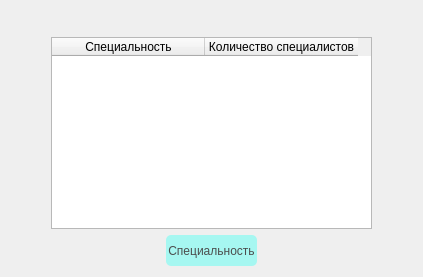
                     <widget class="QWidget" name="page_7">
                      <layout class="QGridLayout" name="gridLayout_2">
                       <item row="0" column="0">
                        <layout class="QVBoxLayout" name="verticalLayout_8">
                         <item>
                          <layout class="QVBoxLayout" name="verticalLayout_7">
                           <item>
                            <layout class="QHBoxLayout" name="horizontalLayout_18">
                             <item>
                              <widget class="QPushButton" name="btn_22">
                               <property name="styleSheet">
                                <string notr="true">QPushButton{
	border: none;
	color: white;
	
}</string>
                               </property>
                               <property name="text">
                                <string/>
                               </property>
                               <property name="icon">
                                <iconset>
                                 <normaloff>../images/Icons8-Ios7-Arrows-Back.ico</normaloff>../images/Icons8-Ios7-Arrows-Back.ico</iconset>
                               </property>
                              </widget>
                             </item>
                             <item>
                              <spacer name="horizontalSpacer_38">
                               <property name="orientation">
                                <enum>Qt::Horizontal</enum>
                               </property>
                               <property name="sizeHint" stdset="0">
                                <size>
                                 <width>40</width>
                                 <height>20</height>
                                </size>
                               </property>
                              </spacer>
                             </item>
                            </layout>
                           </item>
                           <item>
                            <layout class="QHBoxLayout" name="horizontalLayout_7">
                             <item>
                              <spacer name="horizontalSpacer_15">
                               <property name="orientation">
                                <enum>Qt::Horizontal</enum>
                               </property>
                               <property name="sizeHint" stdset="0">
                                <size>
                                 <width>40</width>
                                 <height>20</height>
                                </size>
                               </property>
                              </spacer>
                             </item>
                             <item>
                              <widget class="QTableWidget" name="tableWidget">
                               <property name="minimumSize">
                                <size>
                                 <width>321</width>
                                 <height>0</height>
                                </size>
                               </property>
                               <property name="maximumSize">
                                <size>
                                 <width>321</width>
                                 <height>16777215</height>
                                </size>
                               </property>
                               <attribute name="horizontalHeaderDefaultSectionSize">
                                <number>153</number>
                               </attribute>
                               <column>
                                <property name="text">
                                 <string>Специальность</string>
                                </property>
                               </column>
                               <column>
                                <property name="text">
                                 <string>Количество специалистов</string>
                                </property>
                               </column>
                              </widget>
                             </item>
                             <item>
                              <spacer name="horizontalSpacer_16">
                               <property name="orientation">
                                <enum>Qt::Horizontal</enum>
                               </property>
                               <property name="sizeHint" stdset="0">
                                <size>
                                 <width>40</width>
                                 <height>20</height>
                                </size>
                               </property>
                              </spacer>
                             </item>
                            </layout>
                           </item>
                          </layout>
                         </item>
                         <item>
                          <layout class="QHBoxLayout" name="horizontalLayout_19">
                           <item>
                            <spacer name="horizontalSpacer_39">
                             <property name="orientation">
                              <enum>Qt::Horizontal</enum>
                             </property>
                             <property name="sizeHint" stdset="0">
                              <size>
                               <width>40</width>
                               <height>20</height>
                              </size>
                             </property>
                            </spacer>
                           </item>
                           <item>
                            <widget class="QPushButton" name="btn_14">
                             <property name="sizePolicy">
                              <sizepolicy hsizetype="Fixed" vsizetype="Fixed">
                               <horstretch>0</horstretch>
                               <verstretch>0</verstretch>
                              </sizepolicy>
                             </property>
                             <property name="minimumSize">
                              <size>
                               <width>91</width>
                               <height>31</height>
                              </size>
                             </property>
                             <property name="styleSheet">
                              <string notr="true">QPushButton{
	border-radius: 5px;
	background-color: #a6f7f1;
   	transition: 2s linear; 
	color: #4c4d4d;
}

QPushButton:hover{
	background-color: #89f0ea;
}

</string>
                             </property>
                             <property name="text">
                              <string>Специальность</string>
                             </property>
                             <property name="icon">
                              <iconset>
                               <normaloff>../images/plus_icon-icons.com_61187.png</normaloff>../images/plus_icon-icons.com_61187.png</iconset>
                             </property>
                            </widget>
                           </item>
                           <item>
                            <spacer name="horizontalSpacer_40">
                             <property name="orientation">
                              <enum>Qt::Horizontal</enum>
                             </property>
                             <property name="sizeHint" stdset="0">
                              <size>
                               <width>40</width>
                               <height>20</height>
                              </size>
                             </property>
                            </spacer>
                           </item>
                          </layout>
                         </item>
                        </layout>
                       </item>
                      </layout>
                     </widget>
